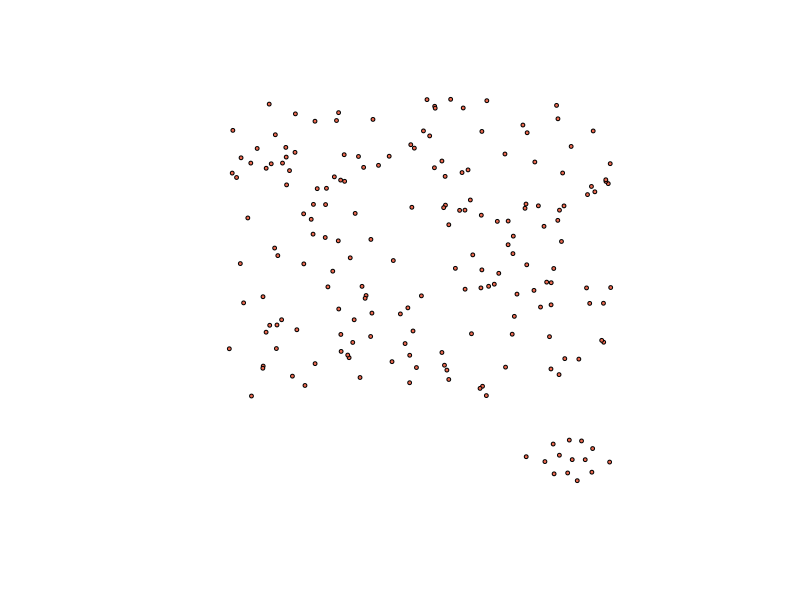
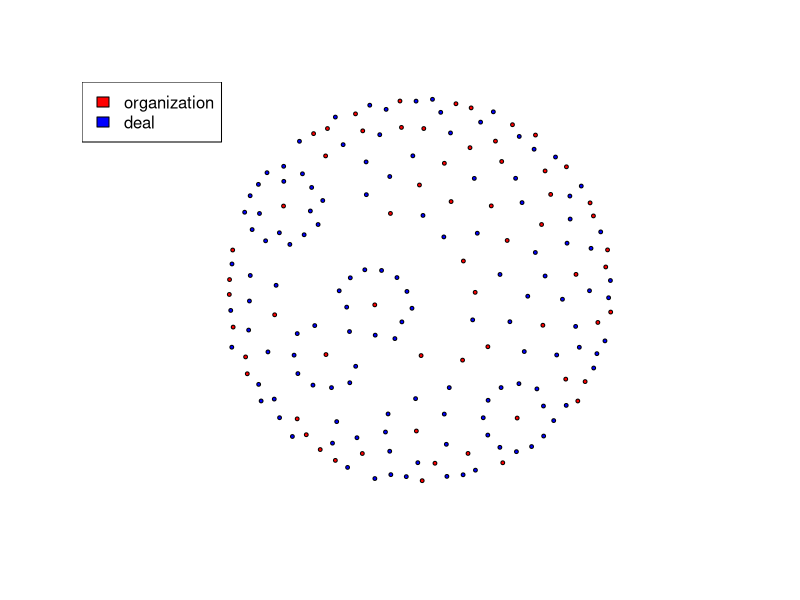

Generate these figures, in order, with R:
# Import dataset SDC
library(tidyr)
library(dplyr)
library(igraph)

#Matched SDC data
matched_SDC_data <- read.csv('data/matched_smartphone_SDC_2010_2016.csv') %>%
  select(participants, date_announced, type, SIC_primary,
         participant_nation, deal_number)


# Plot
matched_SDC_net <- matched_SDC_data %>%
  select(participants, deal_number) %>%
  as.matrix()

matched_SDC_graph <- graph.data.frame(matched_SDC_net, directed = FALSE)
V(matched_SDC_graph)$type <- ifelse(V(matched_SDC_graph)$name %in%
                                       matched_SDC_net[,2],
                                     yes = TRUE, no = FALSE)

# matched_sdc_graph <- bipartite.projection(matched_sdc_graph)$proj1
matched_SDC_graph <- simplify(matched_SDC_graph, remove.loops = TRUE,
                               remove.multiple = TRUE)
set.seed(2001525)
coords = layout_with_lgl(matched_SDC_graph)
plot(matched_SDC_graph, layout=coords, vertex.color = "coral2",
     vertex.label=NA, vertex.size = 2, edge.width = 0.002,
     edge.color = adjustcolor("black", alpha.f = 0.1))


# Plot bipartite
matched_SDC_net <- matched_SDC_data %>% select(participants, deal_number) %>% as.matrix()
matched_SDC_graph <- graph.data.frame(matched_SDC_net, directed = FALSE)
V(matched_SDC_graph)$type <- ifelse(V(matched_SDC_graph)$name %in%
                              matched_SDC_net[,2],
                            yes = TRUE, no = FALSE)
matched_SDC_graph <- simplify(matched_SDC_graph, remove.loops = TRUE,
                      remove.multiple = TRUE)
set.seed(06062003)
coords <- layout_with_kk(matched_SDC_graph)
vertex.type1.color <- c("red") %>% rep(length(unique(matched_SDC_net[, 1])))
vertex.type2.color <- c("blue") %>% rep(length(unique(matched_SDC_net[, 2])))
vertex.color <- c(vertex.type1.color, vertex.type2.color)
plot(matched_SDC_graph, layout=coords, vertex.color = vertex.color,
     vertex.label=NA, vertex.size = 2, edge.width = 0.002,
     edge.color = "black")
legend("topleft", legend=c("organization", "deal"), fill=c("red", "blue"))
png("fig/matched_smartphone_SDC.png", width = 800, height = 800, res = 100)
